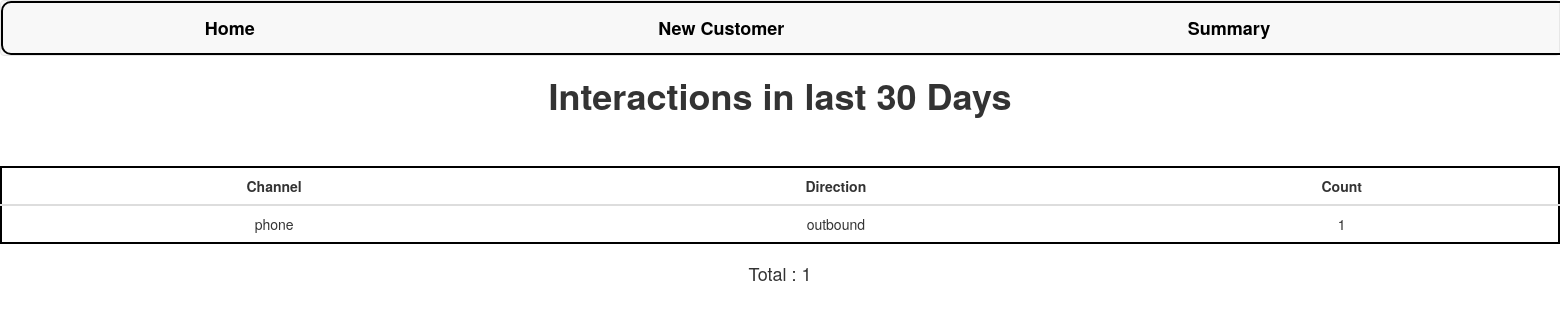
The page /summary/ on the database its author committed.
### customer360/models.py (models this page shows)
class Interaction(models.Model):
    CHANNEL_CHOICES = [
        ('phone', 'Phone'),
        ('sms', 'SMS'),
        ('email', 'Email'),
        ('letter', 'Letter'),
        ('social_media', 'Social Media'),
    ]
    DIRECTION_CHOICES = [
        ('inbound', 'Inbound'),
        ('outbound', 'Outbound'),
    ]
    customer = models.ForeignKey(Customer, on_delete=models.CASCADE)
    channel = models.CharField(max_length=15, choices=CHANNEL_CHOICES)
    direction = models.CharField(max_length=10, choices=DIRECTION_CHOICES)
    interaction_date = models.DateField(auto_now_add=True)
    summary = models.TextField()

### customer360/views.py (the view)
# urls.py: path('summary/',views.summary,name='summary'),
def summary(request):
    thirty_days_ago = date.today() - timedelta(days=30)
    interactions = Interaction.objects.filter(interaction_date__gte=thirty_days_ago)
    count = len(interactions)
    interactions = interactions.values("channel","direction").annotate(count=Count('channel'))
    context={
                "interactions":interactions,
                "count":count
             }
    return render(request,"summary.html",context=context)

### customer360/templates/summary.html
{% extends 'base.html' %}
{% load static %}
{% block content %}
<html>
    <body>
        <h1> Interactions in last 30 Days  </h1>
        {% if not interactions %}
            <p> there are no interactions in the last 30 days <p>
        {% else %}
            <table class="table">
                <thead>
                    <tr>
                        <th>Channel</th>
                        <th>Direction</th>
                        <th>Count</th>
                    </tr>
                </thead>
                <tbody>
                    {% for interaction in interactions %}
                        <tr>
                            <td>{{ interaction.channel }}</td>
                            <td>{{ interaction.direction }}</td>
                            <td> {{ interaction.count }} </td>
                        </tr>
                    {% endfor %}
                </tbody>
            </table>
            <h4> Total : {{ count }} </h4>
        {% endif %}
    </body>
</html>
{% endblock content %}

### static/css/main.css (style rules this page uses)
body { text-align: center; margin: auto; }
h1,p { font-weight: bold; }
table { margin: auto; border: 2px solid #000000; margin-top: 50px; border-radius: 15px; background-color: white; text-align: center; }
th { text-align: center; }

### rows shown on the page
Interaction: channel "phone", direction "outbound", count "1"

### other values the page prints
{{ count }} "1"
